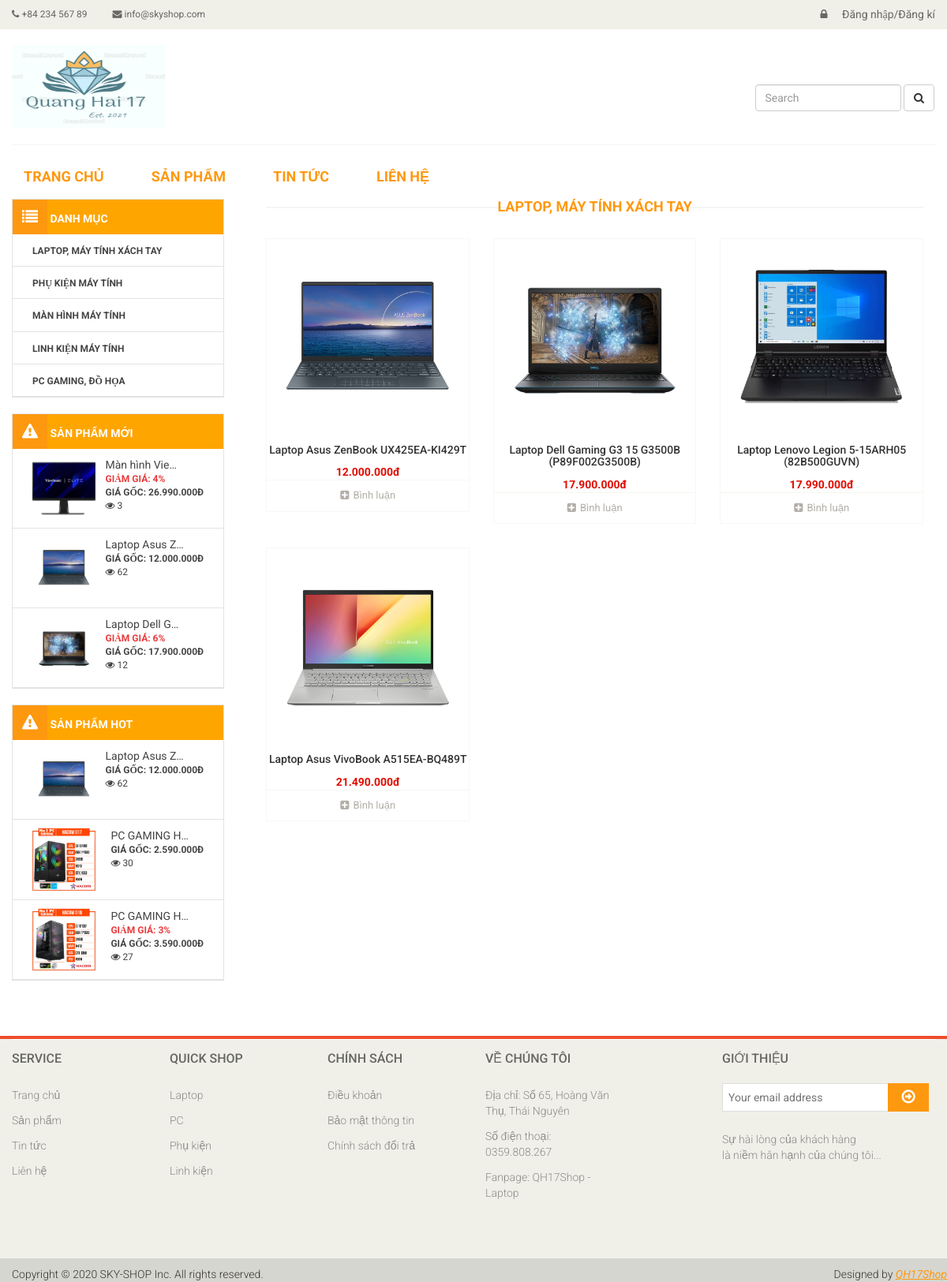
The app's page /customer/category-list.php?iddm=1&name=Laptop, Máy tính xách tay with its own data.
### tables this page shows
CREATE TABLE `category` (
  `categoryID` int(11) NOT NULL,
  `categoryName` varchar(255) DEFAULT NULL,
  `slug` varchar(255) DEFAULT NULL,
  `home` tinyint(4) DEFAULT '0',
  `created_at` timestamp NOT NULL DEFAULT CURRENT_TIMESTAMP,
  `updated_at` timestamp NOT NULL DEFAULT CURRENT_TIMESTAMP ON UPDATE CURRENT_TIMESTAMP
);

CREATE TABLE `product` (
  `productID` int(11) NOT NULL,
  `productName` varchar(255) DEFAULT NULL,
  `price` int(100) DEFAULT NULL,
  `sale` int(11) DEFAULT '0',
  `image_pro` varchar(255) DEFAULT NULL,
  `categoryID` int(11) NOT NULL,
  `productCode` varchar(255) DEFAULT NULL,
  `color` varchar(255) DEFAULT NULL,
  `number` int(20) DEFAULT NULL,
  `view` int(11) DEFAULT '0',
  `slug_pro` varchar(255) DEFAULT NULL,
  `description` varchar(255) DEFAULT NULL,
  `ceated_pro` timestamp NOT NULL DEFAULT CURRENT_TIMESTAMP ON UPDATE CURRENT_TIMESTAMP,
  `update_pro` timestamp NOT NULL DEFAULT '0000-00-00 00:00:00' ON UPDATE CURRENT_TIMESTAMP
);

### libraries/Database.php (called while the page is built, shortened)
<?php
class Database{
    private $__servername = "localhost";
    private $__username = "root";
    private $__password = "";
    private $__dbname = "quanlymaytinh";
    public $__conn=NULL;
    public function __construct(){
        $this->__conn=$this->connect($this->__servername, $this->__username, $this->__password, $this->__dbname);
    }
    private function connect($host,$user,$pass,$db){
        if(!$this->__conn){
            $this->__conn = new mysqli($host,$user,$pass,$db);
            $this->__conn->set_charset("UTF8");
            $this->__conn->query("SET collation_connection=utf8_unicode_ci");
            return $this->__conn;
        }
    }
}
 ?>

### customer/autoload/controller.php (called while the page is built, shortened)
<?php
$db = new DB_driver();
$categories = $db->select('category');
$products = $db->sort_desc_limit('product', 1, 'ceated_pro', 3);
$sqlHomecate = "SELECT categoryName,categoryID FROM category WHERE home=1 ORDER BY updated_at";
$cateHome = $db->fetchsql($sqlHomecate);
foreach ($cateHome as $home) {
    $cateID = intval($home['categoryID']);
    $sql = "SELECT * FROM product WHERE categoryID = $cateID LIMIT 3";
    $productHome = $db->fetchsql($sql);
}
$idDM = intval(getInput("iddm"));
$tenDM = getInput("name");
$sqlSanPhamTheoDM = "SELECT * FROM product WHERE categoryID = $idDM";
$productDMs = $db->fetchsql($sqlSanPhamTheoDM);
$sqlnew = "SELECT * FROM product WHERE 1 ORDER BY view DESC LIMIT 3";
$products2 = $db->fetchsql($sqlnew);
?>

### libraries/DB_driver.php (called while the page is built, shortened)
<?php
    require_once("Database.php");
    class DB_driver extends Database
    {
        public function fetchsql( $sql )
        {
            $result = mysqli_query($this->__conn,$sql) or die("Lỗi  truy vấn sql " .mysqli_error($this->__conn));
            $data = [];
            if( $result)
            {
                while ($num = mysqli_fetch_assoc($result))
                {
                    $data[] = $num;
                }
            }
            return $data;
        }
         public function select($table)
        {
            $sql = "SELECT * FROM $table WHERE 1" ;
            $result = mysqli_query($this->__conn,$sql) or die("Lỗi Truy Vấn fetchAll " .mysqli_error($this->__conn));
            $data = [];
            if( $result)
            {
                while ($num = mysqli_fetch_assoc($result))
                {
                    $data[] = $num;
                }
            }
            return $data;
        }
        public function sort_desc_limit($table, $where, $field, $number)
        {
            $sql = "SELECT * FROM $table WHERE $where ORDER BY $field DESC LIMIT $number";
            $result = mysqli_query($this->__conn,$sql) or die("Lỗi Truy Vấn fetchAll " .mysqli_error($this->__conn));
            $data = [];
            if( $result)
            {
                while ($num = mysqli_fetch_assoc($result))
                {
                    $data[] = $num;
                }
            }
            return $data;
        }
    }
?>

### libraries/Function.php (called while the page is built, shortened)
<?php
    function formatnumber($number)
    {
        $number = intval($number);
        return $number = number_format($number,0,',','.')."đ";
    }
    function  getInput($string)
    {
        return isset($_GET[$string]) ? $_GET[$string] : '';
    }
 ?>

### customer/category-list.php (the view, shortened to what this page needs)
<?php require_once __DIR__."/autoload/controller.php"; ?>
<?php require_once __DIR__."/layouts/header.php"; ?>
			<?php require_once __DIR__."/layouts/menu-left.php"; ?>
				<div class="col-sm-9 padding-right">
					<div class="features_items clearfix">
						<h2 class="title text-center"><?php echo $tenDM; ?></h2>
						<?php foreach ($productDMs as $product) : ?>
						<div class="col-sm-4">
							<div class="product-image-wrapper">
								<div class="single-products">
									<div class="productinfo text-center">
										<a href="product-details.php?idsp=<?php echo $product['productID']; ?>">
											<img src="../public/upload/product/<?php echo $product['image_pro'];?>" width="100%" height="250px"/>
										</a>
										<h5><?php echo $product['productName']; ?></h5>
										<p><b style="color: #E10C00;"><?php echo formatnumber($product['price']); ?></b></p>
									</div>
								</div>
								<div class="choose">
									<ul class="nav nav-pills nav-justified">
										<li><a href="#"><i class="fa fa-plus-square"></i>Bình luận</a></li>
									</ul>
								</div>
							</div>
						</div>
						<?php endforeach; ?>
					</div>
				</div>
			</div>
	</section>
<?php require_once __DIR__."/layouts/footer.php"; ?>

### customer/layouts/menu-left.php
<section>
      <div class="container">
          <div class="col-md-3  fixside" >
                      <div class="box-left box-menu" >
                          <h3 class="box-title"><i class="fa fa-list"></i>  Danh mục</h3>
                          <ul>
                              <?php foreach($categories as $category): ?>
                              <li><a href="../customer/category-list.php?iddm=<?php echo $category['categoryID']; ?>&name=<?php echo $category['categoryName']; ?>"><?php echo $category['categoryName']; ?></a>
                              </li>
                              <?php endforeach; ?>
                          </ul>
                      </div>
                      <div class="box-left box-menu">
                          <h3 class="box-title"><i class="fa fa-warning"></i>  Sản phẩm mới </h3>
                          <ul>
                              <?php foreach ($products as $product):?>
                              <li class="clearfix">
                                  <a href="product-details.php?action=get_view&amp;idsp=<?php echo $product['productID']; ?>">
                                      <img src="../public/upload/product/<?php echo $product['image_pro'];?>" class="img-responsive pull-left" width="80px" heght="80px">
                                      <div class="info pull-right">
                                          <p class="name"><?php echo $product["productName"]; ?></p >
                                          <?php if($product["sale"]>0): ?>
                                              <b class="price">Giảm giá: <?php echo $product["sale"]; ?>%</b><br>
                                          <?php endif; ?>
                                          <b>Giá gốc: <?php echo formatnumber($product["price"]); ?></b><br>
                                          <span class="view"><i class="fa fa-eye"></i> <?php echo $product["view"] ?>
                                      </div>
                                  </a>
                              </li>
                              <?php endforeach; ?>
                          </ul>
                      </div>
                      <div class="box-left box-menu">
                          <h3 class="box-title"><i class="fa fa-warning"></i>  Sản phẩm hot </h3>
                           <ul>
                              <?php foreach ($products2 as $product):?>
                              <li class="clearfix">
                                  <a href="product-details.php?action=get_view&amp;idsp=<?php echo $product['productID']; ?>">
                                      <img src="../public/upload/product/<?php echo $product['image_pro'];?>" class="img-responsive pull-left" width="80px" heght="80px">
                                      <div class="info pull-right">
                                          <p class="name"><?php echo $product["productName"]; ?></p >
                                          <?php if($product["sale"]>0): ?>
                                              <b class="price">Giảm giá: <?php echo $product["sale"]; ?>%</b><br>
                                          <?php endif; ?>
                                          <b >Giá gốc: <?php echo formatnumber($product["price"]); ?></b><br>
                                          <span class="view"><i class="fa fa-eye"></i> <?php echo $product["view"] ?>
                                      </div>
                                  </a>
                              </li>
                              <?php endforeach; ?>
                          </ul>
                      </div>
          </div>

### public/frontend/css/main.css (style rules this page uses)
body { font-family: 'Roboto', sans-serif; position: relative; font-weight: 400; }
ul li { list-style: none; }
a { -webkit-transition: 300ms; -moz-transition: 300ms; -o-transition: 300ms; transition: 300ms; }
h1, h2, h3, h4, h5, h6 { font-family: 'Roboto', sans-serif; }
.left-sidebar h2:after, h2.title:after { content: " "; position: absolute; border: 1px solid #f5f5f5; bottom:8px; left: 0; width: 100%; height: 0; z-index: -2; }
h2.title:before { content: " "; position: absolute; background: #fff; bottom: -6px; width: 220px; height: 30px; z-index: -1; left: 50%; margin-left: -110px; }
.padding-right { padding-right: 0; }
.features_items { overflow:hidden; }
h2.title { color: #FE980F; font-family: 'Roboto', sans-serif; font-size: 18px; font-weight: 700; margin: 0 15px; text-transform: uppercase; margin-bottom: 30px; position: relative; }
.product-image-wrapper { border:1px solid #F7F7F5; overflow: hidden; margin-bottom:30px; }
.single-products { position: relative; }
.productinfo p { font-family: 'Roboto', sans-serif; font-size: 14px; font-weight: 400; color: #696763; }
.productinfo img { width: 100%; }
.productinfo { position:relative; }
.choose { border-top: 1px solid #F7F7F0; }
.choose ul li a { color: #B3AFA8; font-family: 'Roboto', sans-serif; font-size: 13px; padding-left: 0; padding-right: 0; }
.choose ul li a i { margin-right:5px; }

### public/frontend/css/style.css (style rules this page uses)
.container { padding: 0px; }
h1,h2,h3,h4,h6 { padding:0px; margin: 0px; }
* { margin: 0px; padding: 0px; font-family: "Roboto"; font-weight: 400; }
ol,ul,p { margin: 0px; list-style: none; }
.fixside { width: 23%; margin-right: 2%; padding: 0px; }
.box-left { margin-bottom: 20px; border: 1px solid #e3e3e3; }
.box-title { background:orange; color: white; font-weight: bold; font-size: 14px; text-transform: uppercase; }
.box-title .fa { color: white; font-size: 20px; background: #FE980F;; padding: 12px; }
.box-menu > ul { position: relative; }
.box-menu > ul > li { padding: 10px 25px; border-bottom: 1px solid #e3e3e3; }
.box-menu > ul > li > a { font-size: 12px; color: #444; text-transform: uppercase; font-weight: bold; }
.name { white-space: nowrap; width: 100px; text-overflow: ellipsis; overflow: hidden; font-size: 14px; font-weight: 400; color: #444; text-transform: none; }
.info b { padding: 7px 5; }
.price { color: #ea3a3c; }

### records on screen
category: categoryName "LAPTOP, MÁY TÍNH XÁCH TAY"
category: categoryName "PHỤ KIỆN MÁY TÍNH"
category: categoryName "MÀN HÌNH MÁY TÍNH"
category: categoryName "LINH KIỆN MÁY TÍNH"
category: categoryName "PC GAMING, ĐỒ HỌA"
product: image_pro (picture), productName "Màn hình Vie…", sale "4", price "26.990.000Đ", view "3"
product: image_pro (picture), productName "Laptop Asus Z…", price "12.000.000Đ", view "62", productName "Laptop Asus ZenBook UX425EA-KI429T", price "12.000.000đ"
product: image_pro (picture), productName "Laptop Dell G…", sale "6", price "17.900.000Đ", view "12", productName "Laptop Dell Gaming G3 15 G3500B (P89F002G3500B)", price "17.900.000đ"
product: image_pro (picture), productName "PC GAMING H…", price "2.590.000Đ", view "30"
product: image_pro (picture), productName "PC GAMING H…", sale "3", price "3.590.000Đ", view "27"
product: image_pro (picture), productName "Laptop Lenovo Legion 5-15ARH05 (82B500GUVN)", price "17.990.000đ"
product: image_pro (picture), productName "Laptop Asus VivoBook A515EA-BQ489T", price "21.490.000đ"

### other values on screen
$tenDM "LAPTOP, MÁY TÍNH XÁCH TAY"
